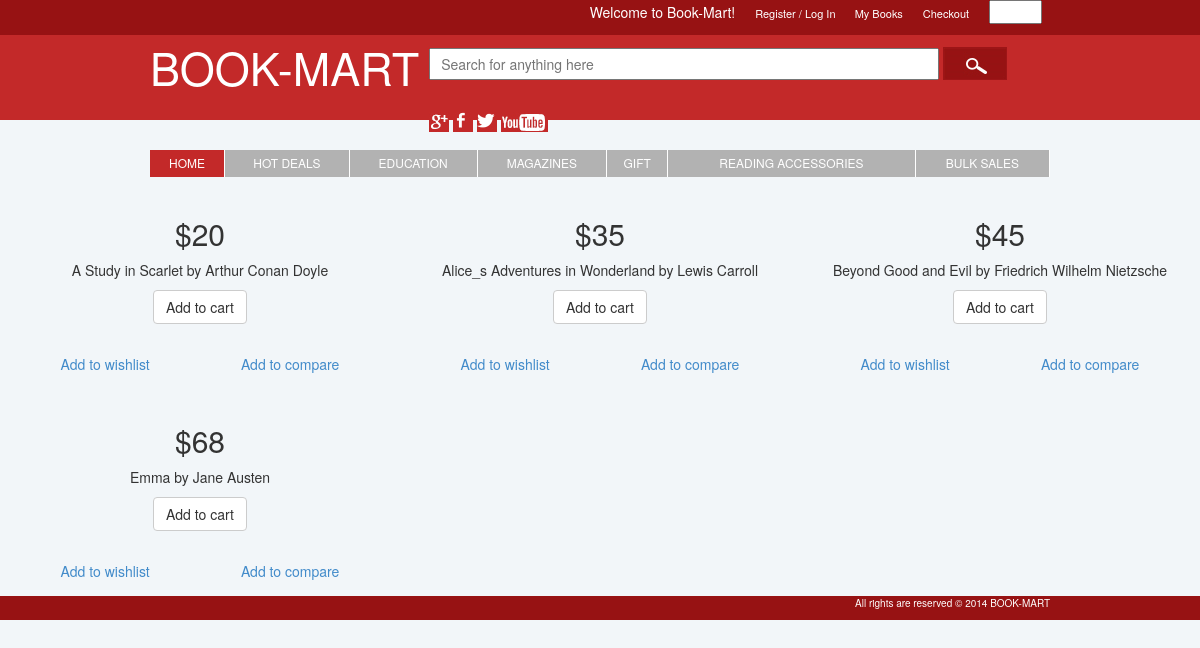
/show/category/Magazine, run on the app's committed database.
### tables this page shows
CREATE TABLE IF NOT EXISTS `books_category` (
  `books_id` int(11) NOT NULL,
  `category_id` int(11) NOT NULL,
  KEY `books_id` (`books_id`,`category_id`),
  KEY `category_id` (`category_id`)
);

CREATE TABLE IF NOT EXISTS `books` (
  `id` int(11) NOT NULL AUTO_INCREMENT,
  `name` varchar(200) NOT NULL,
  `description` varchar(500) DEFAULT NULL,
  `original_price` int(11) NOT NULL,
  PRIMARY KEY (`id`)
);

### application/controllers/show.php (called while the page is built, shortened)
<?php if ( ! defined('BASEPATH')) exit('No direct script access allowed');
class Show extends CI_Controller {
	public function category($category_name = NULL){
		$this->load->model('books_model');
		$category = $this->books_model->getCategoryIdByName($category_name);
		$books = $this->books_model->booksInCategory($category['id']);
		$data = array(
			'books'	=> $books
		);
		$data_header = array();
		$this->load->view('template/header', $data_header);
		$this->load->view('books_in_category', $data);
		$this->load->view('template/footer');
	}
}

### index.php (called while the page is built, shortened)
<?php
require_once BASEPATH.'core/CodeIgniter.php';

### application/models/books_model.php (called while the page is built, shortened)
<?php if ( ! defined('BASEPATH')) exit('No direct script access allowed');
class Books_model extends CI_Model {
	public function booksInCategory($category_id = NULL){
		if($category_id){
			$query_books = $this->db->query("SELECT *
										FROM books INNER JOIN books_category
										ON books.id = books_category.books_id
										WHERE books_category.category_id = ".$category_id);
			if($query_books->num_rows() > 0){
				return $query_books->result_array();
			}
		}
		return FALSE;
	}
	public function getCategoryIdByName($category_name = NULL){
		if($category_name){
			$query_category = $this->db->query("SELECT *
										FROM category
										WHERE name = '".$category_name."'");
			if($query_category->num_rows() > 0){
				return $query_category->row_array();
			}
		}
		return FALSE;
	}
}

### application/views/books_in_category.php (the view, shortened to what this page needs)
<?php
foreach($books as $book){
?>
<div class="col-sm-4">
	<div class="product-image-wrapper">
		<div class="single-products">
			<div class="productinfo text-center">
				<h2>$<?php echo $book['original_price'];?></h2>
				<p><?php echo $book['name'];?></p>
				<a href="javascript:addtocart(<?php echo $book['id'];?>);" class="btn btn-default add-to-cart"><i class="fa fa-shopping-cart"></i>Add to cart</a>
			</div>
		</div>
		<div class="choose">
			<ul class="nav nav-pills nav-justified">
				<li><a href=""><i class="fa fa-plus-square"></i>Add to wishlist</a></li>
				<li><a href=""><i class="fa fa-plus-square"></i>Add to compare</a></li>
			</ul>
		</div>
	</div>
</div>
<?php
}
?>

### application/views/template/header.php (shortened to what this page needs)
<!DOCTYPE html>
<html>
<head>
<link rel="stylesheet" type="text/css" href="<?php echo base_url();?>resources/css/style.css"/>
<link rel="stylesheet" type="text/css" href="<?php echo base_url();?>resources/css/bootstrap.min.css"/>
<link rel="stylesheet" type="text/css" href="<?php echo base_url();?>resources/css/custom.css"/>
</head>
<body>
<div id="header">
	<div id="div_upper">
			<ul>
				<li style="font-size:14px;">Welcome to Book-Mart!</li>
				<li style="font-size:11px;" id="login_span">
				<?php
					if(isset($user_id)){
						echo $name.' | <a href="'.base_url().'logout">Sign out</a>';
					}else{
						echo '<a href="javascript:void(0);" class="overlayLink" data-action="registration-form.html">Register</a> / <a href="javascript:void(0);" class="overlayLink" data-action="login-form.html">Log In</a>';
					}
				?>
				</li>
				<li style="font-size:11px;"><a href="<?php echo base_url();?>my_books_library">My Books</a></li>
				<li style="font-size:11px;"><a href="<?php echo base_url();?>shopping_cart">Checkout</a></li>
				<li>
					<select>
						<option>SGD</option>
					</select>
				</li>
			</ul>
	</div>
	<div id="div_lower">
		<div id="logo">BOOK-MART</div>
		<div id="search_div">
			<input class="search_text" type="text" placeholder="Search for anything here"></input>
			<input type="submit" name="search_btn" id="search_btn" value=""></input>
		</div>
		<div class="connect_us">
			<img src="<?php echo base_url();?>resources/images/google.png"/>
			<img src="<?php echo base_url();?>resources/images/fb.png"/>
			<img src="<?php echo base_url();?>resources/images/twitter.png"/>
			<img src="<?php echo base_url();?>resources/images/youtube.png"/>
		</div>
	</div>
</div>
<div id="main" style="min-height:450px;">
	<div id="menu">
		<ul class="menu-list">
			<li class="active"><a href="<?php echo base_url();?>home">HOME</a></li>
			<li><a href="<?php echo base_url();?>show/hot_deals">HOT DEALS</a></li>
			<li><a href="<?php echo base_url();?>show/category/Education">EDUCATION</a></li>
			<li><a href="<?php echo base_url();?>show/category/Magazine">MAGAZINES</a></li>
			<li><a href="javascript:void(0);" style="text-decoration:none;cursor:default;">GIFT</a></li>
			<li><a href="javascript:void(0);" style="text-decoration:none;cursor:default;">READING ACCESSORIES</a></li>
			<li><a href="javascript:void(0);" style="text-decoration:none;cursor:default;">BULK SALES</a></li>
		</ul>
	</div>

### application/views/template/footer.php
</div>
<div id="footer">
	<span>
		All rights are reserved &copy; 2014 BOOK-MART
	</span>
</div>
</body>
</html>

### resources/css/style.css (style rules this page uses)
body { font-family:verdana;background-color:#F1F1F1; }
#header { width:100%;margin-left: auto;margin-right: auto;color:white; }
#div_upper { height:35px; background-color:#971213; padding:0 150px; }
#div_upper ul { float:right; list-style-type: none; margin: 0; padding: 0; }
#div_upper ul li { margin: 0 8px; display: inline; }
#div_upper ul li a { text-decoration:none; color:white; }
#div_lower { height:85px; background-color:#C32929; padding:0 150px; }
#logo { font-size:45px; }
#div_lower { margin-bottom:auto;margin-top:auto; }
#div_lower div,span { float:left; }
#div_lower #search_div { margin:12px 10px; }
#search_btn { border:1px solid #9D1517;outline:0;width:64px;height:33px;background: url('../images/search_btn.png') no-repeat scroll 0 0 transparent; }
#main { width:100%;margin-left: auto; margin-right: auto; }
#menu { margin-top:26px; width:auto;padding:0 150px; }
#menu ul { list-style-type: none; margin: 0; padding: 0; display: table; width: 100%; }
.menu-list li { display: table-cell; width:auto; height:27px; background-color:#B2B2B2; text-align:center; border-right:1px solid white; }
.menu-list li a { vertical-align:middle; text-decoration:none; color:white; font-size:12px; text-align: center; margin:0 5px; width:100%; }
.active { background-color:#C32929 !important; }
.search_text { width:510px;height:32px;padding:0 0 0 10px;margin:0; }
.connect_us { margin:18px 10px; float:right; }
#footer { background-color:#971213; height:24px; width:100%; margin:0; padding:0; }
#footer span { float:right; padding:0 150px; color:white; font-size:10px; bottom:0; }
* { box-sizing: border-box; margin: 0; outline: none; padding: 0; }
html { font-size: 16px; -webkit-text-size-adjust: 100%; -ms-text-size-adjust: 100%; text-rendering: optimizeLegibility; }
body { background-color: #f3f3f3; color: rgb(165,165,165); font-family: "Open Sans", Arial, Helvetica, sans-serif; font-weight: 400; }

### resources/css/custom.css (style rules this page uses)
body { font-size : 14px; background-color: #f2f6f9; }
ul { list-style-type: none; }

### data on the page
books_category: books_id.original_price "20", books_id.name "A Study in Scarlet by Arthur Conan Doyle"
books_category: books_id.original_price "35", books_id.name "Alice_s Adventures in Wonderland by Lewis Carroll"
books_category: books_id.original_price "45", books_id.name "Beyond Good and Evil by Friedrich Wilhelm Nietzsche"
books_category: books_id.original_price "68", books_id.name "Emma by Jane Austen"
